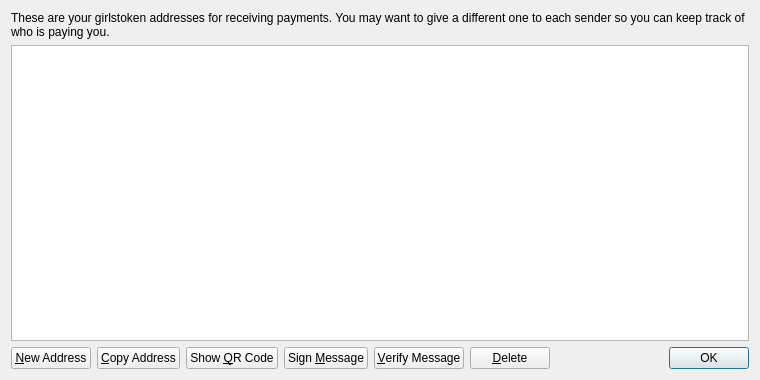
<?xml version="1.0" encoding="UTF-8"?>
<ui version="4.0">
 <class>AddressBookPage</class>
 <widget class="QWidget" name="AddressBookPage">
  <property name="geometry">
   <rect>
    <x>0</x>
    <y>0</y>
    <width>760</width>
    <height>380</height>
   </rect>
  </property>
  <property name="windowTitle">
   <string>Address Book</string>
  </property>
  <layout class="QVBoxLayout" name="verticalLayout">
   <item>
    <widget class="QLabel" name="labelExplanation">
     <property name="text">
      <string>These are your girlstoken addresses for receiving payments. You may want to give a different one to each sender so you can keep track of who is paying you.</string>
     </property>
     <property name="textFormat">
      <enum>Qt::PlainText</enum>
     </property>
     <property name="wordWrap">
      <bool>true</bool>
     </property>
    </widget>
   </item>
   <item>
    <widget class="QTableView" name="tableView">
     <property name="contextMenuPolicy">
      <enum>Qt::CustomContextMenu</enum>
     </property>
     <property name="toolTip">
      <string>Double-click to edit address or label</string>
     </property>
     <property name="tabKeyNavigation">
      <bool>false</bool>
     </property>
     <property name="alternatingRowColors">
      <bool>true</bool>
     </property>
     <property name="selectionMode">
      <enum>QAbstractItemView::SingleSelection</enum>
     </property>
     <property name="selectionBehavior">
      <enum>QAbstractItemView::SelectRows</enum>
     </property>
     <property name="sortingEnabled">
      <bool>true</bool>
     </property>
     <attribute name="verticalHeaderVisible">
      <bool>false</bool>
     </attribute>
    </widget>
   </item>
   <item>
    <layout class="QHBoxLayout" name="horizontalLayout">
     <item>
      <widget class="QPushButton" name="newAddressButton">
       <property name="toolTip">
        <string>Create a new address</string>
       </property>
       <property name="text">
        <string>&amp;New Address</string>
       </property>
       <property name="icon">
        <iconset resource="../bitcoin.qrc">
         <normaloff>:/icons/add</normaloff>:/icons/add</iconset>
       </property>
      </widget>
     </item>
     <item>
      <widget class="QPushButton" name="copyToClipboard">
       <property name="toolTip">
        <string>Copy the currently selected address to the system clipboard</string>
       </property>
       <property name="text">
        <string>&amp;Copy Address</string>
       </property>
       <property name="icon">
        <iconset resource="../bitcoin.qrc">
         <normaloff>:/icons/editcopy</normaloff>:/icons/editcopy</iconset>
       </property>
      </widget>
     </item>
     <item>
      <widget class="QPushButton" name="showQRCode">
       <property name="text">
        <string>Show &amp;QR Code</string>
       </property>
       <property name="icon">
        <iconset resource="../bitcoin.qrc">
         <normaloff>:/icons/qrcode</normaloff>:/icons/qrcode</iconset>
       </property>
      </widget>
     </item>
     <item>
      <widget class="QPushButton" name="signMessage">
       <property name="toolTip">
        <string>Sign a message to prove you own a girlstoken address</string>
       </property>
       <property name="text">
        <string>Sign &amp;Message</string>
       </property>
       <property name="icon">
        <iconset resource="../bitcoin.qrc">
         <normaloff>:/icons/edit</normaloff>:/icons/edit</iconset>
       </property>
      </widget>
     </item>
     <item>
      <widget class="QPushButton" name="verifyMessage">
       <property name="toolTip">
        <string>Verify a message to ensure it was signed with a specified girlstoken address</string>
       </property>
       <property name="text">
        <string>&amp;Verify Message</string>
       </property>
       <property name="icon">
        <iconset resource="../bitcoin.qrc">
         <normaloff>:/icons/transaction_0</normaloff>:/icons/transaction_0</iconset>
       </property>
      </widget>
     </item>
     <item>
      <widget class="QPushButton" name="deleteButton">
       <property name="toolTip">
        <string>Delete the currently selected address from the list</string>
       </property>
       <property name="text">
        <string>&amp;Delete</string>
       </property>
       <property name="icon">
        <iconset resource="../bitcoin.qrc">
         <normaloff>:/icons/remove</normaloff>:/icons/remove</iconset>
       </property>
      </widget>
     </item>
     <item>
      <spacer name="horizontalSpacer">
       <property name="orientation">
        <enum>Qt::Horizontal</enum>
       </property>
       <property name="sizeHint" stdset="0">
        <size>
         <width>40</width>
         <height>20</height>
        </size>
       </property>
      </spacer>
     </item>
     <item>
      <widget class="QDialogButtonBox" name="buttonBox">
       <property name="sizePolicy">
        <sizepolicy hsizetype="Maximum" vsizetype="Fixed">
         <horstretch>0</horstretch>
         <verstretch>0</verstretch>
        </sizepolicy>
       </property>
       <property name="standardButtons">
        <set>QDialogButtonBox::Ok</set>
       </property>
      </widget>
     </item>
    </layout>
   </item>
  </layout>
 </widget>
 <resources>
  <include location="../bitcoin.qrc"/>
 </resources>
 <connections/>
</ui>
